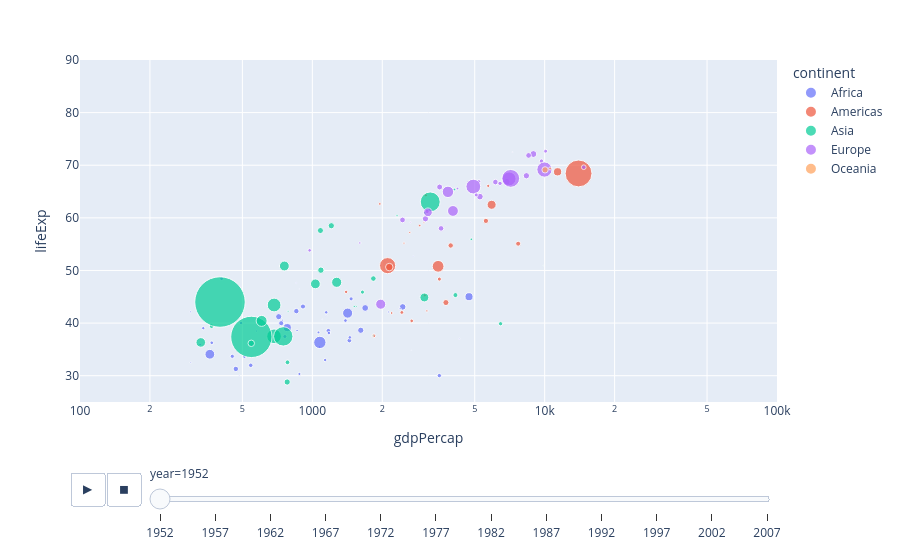

The notebook cell saved with this chart:
### Code cell
# Create animation/slider instead of facetting
fig = px.scatter(tidy_df, x="gdpPercap", y="lifeExp",
           size="pop", color="continent", 
           hover_name="country",
           animation_frame='year',
           log_x=True, size_max=55, range_x=[100,100000], range_y=[25,90])
fig.show()

### Figure 1 — Plotly figure (JSON) as saved in the notebook; plotly's stock layout.template omitted (floating-point values rounded to 4 significant figures)
{"data": [{"hovertemplate": "<b>%{hovertext}</b><br><br>continent=Africa<br>year=1952<br>gdpPercap=%{x}<br>lifeExp=%{y}<br>pop=%{marker.size}<extra></extra>", "hovertext": ["Algeria", "Angola", "Benin", "Botswana", "Burkina Faso", "Burundi", "Cameroon", "Central African Republic", "Chad", "Comoros", "Congo Dem. Rep.", "Congo Rep.", "Cote d'Ivoire", "Djibouti", "Egypt", "Equatorial Guinea", "Eritrea", "Ethiopia", "Gabon", "Gambia", "Ghana", "Guinea", "Guinea-Bissau", "Kenya", "Lesotho", "Liberia", "Libya", "Madagascar", "Malawi", "Mali", "Mauritania", "Mauritius", "Morocco", "Mozambique", "Namibia", "Niger", "Nigeria", "Reunion", "Rwanda", "Sao Tome and Principe", "Senegal", "Sierra Leone", "Somalia", "South Africa", "Sudan", "Swaziland", "Tanzania", "Togo", "Tunisia", "Uganda", "Zambia", "Zimbabwe"], "legendgroup": "Africa", "marker": {"color": "#636efa", "size": [9280000.0, 4232000.0, 1738000.0, 442300.0, 4470000.0, 2446000.0, 5009000.0, 1292000.0, 2682000.0, 153900.0, 14100000.0, 854900.0, 2977000.0, 63150.0, 22220000.0, 217000.0, 1439000.0, 20860000.0, 420700.0, 284300.0, 5581000.0, 2664000.0, 580700.0, 6464000.0, 748700.0, 863300.0, 1020000.0, 4763000.0, 2918000.0, 3838000.0, 1023000.0, 516600.0, 9939000.0, 6446000.0, 485800.0, 3379000.0, 33120000.0, 257700.0, 2535000.0, 60010.0, 2756000.0, 2143000.0, 2527000.0, 14260000.0, 8505000.0, 290200.0, 8323000.0, 1219000.0, 3648000.0, 5825000.0, 2672000.0, 3081000.0], "sizemode": "area", "sizeref": 435900.0, "symbol": "circle"}, "mode": "markers", "name": "Africa", "orientation": "v", "showlegend": true, "type": "scatter", "x": [2449.0, 3521.0, 1063.0, 851.2, 543.3, 339.3, 1173.0, 1071.0, 1179.0, 1103.0, 780.5, 2126.0, 1389.0, 2670.0, 1419.0, 375.6, 328.9, 362.1, 4293.0, 485.2, 911.3, 510.2, 299.9, 853.5, 298.8, 575.6, 2388.0, 1443.0, 369.2, 452.3, 743.1, 1968.0, 1688.0, 468.5, 2424.0, 761.9, 1077.0, 2719.0, 493.3, 879.6, 1450.0, 879.8, 1136.0, 4725.0, 1616.0, 1148.0, 716.7, 859.8, 1468.0, 734.8, 1147.0, 406.9], "xaxis": "x", "y": [43.08, 30.02, 38.22, 47.62, 31.98, 39.03, 38.52, 35.46, 38.09, 40.72, 39.14, 42.11, 40.48, 34.81, 41.89, 34.48, 35.93, 34.08, 37.0, 30.0, 43.15, 33.61, 32.5, 42.27, 42.14, 38.48, 42.72, 36.68, 36.26, 33.69, 40.54, 50.99, 42.87, 31.29, 41.73, 37.44, 36.32, 52.72, 40.0, 46.47, 37.28, 30.33, 32.98, 45.01, 38.63, 41.41, 41.22, 38.6, 44.6, 39.98, 42.04, 48.45], "yaxis": "y"}, {"hovertemplate": "<b>%{hovertext}</b><br><br>continent=Americas<br>year=1952<br>gdpPercap=%{x}<br>lifeExp=%{y}<br>pop=%{marker.size}<extra></extra>", "hovertext": ["Argentina", "Bolivia", "Brazil", "Canada", "Chile", "Colombia", "Costa Rica", "Cuba", "Dominican Republic", "Ecuador", "El Salvador", "Guatemala", "Haiti", "Honduras", "Jamaica", "Mexico", "Nicaragua", "Panama", "Paraguay", "Peru", "Puerto Rico", "Trinidad and Tobago", "United States", "Uruguay", "Venezuela"], "legendgroup": "Americas", "marker": {"color": "#EF553B", "size": [17880000.0, 2883000.0, 56600000.0, 14790000.0, 6378000.0, 12350000.0, 926300.0, 6008000.0, 2491000.0, 3549000.0, 2043000.0, 3146000.0, 3201000.0, 1517000.0, 1426000.0, 30140000.0, 1166000.0, 940100.0, 1556000.0, 8026000.0, 2227000.0, 662800.0, 157600000.0, 2253000.0, 5440000.0], "sizemode": "area", "sizeref": 435900.0, "symbol": "circle"}, "mode": "markers", "name": "Americas", "orientation": "v", "showlegend": true, "type": "scatter", "x": [5911.0, 2677.0, 2109.0, 11370.0, 3940.0, 2144.0, 2627.0, 5587.0, 1398.0, 3522.0, 3048.0, 2428.0, 1840.0, 2195.0, 2899.0, 3478.0, 3112.0, 2480.0, 1952.0, 3759.0, 3082.0, 3023.0, 13990.0, 5717.0, 7690.0], "xaxis": "x", "y": [62.48, 40.41, 50.92, 68.75, 54.74, 50.64, 57.21, 59.42, 45.93, 48.36, 45.26, 42.02, 37.58, 41.91, 58.53, 50.79, 42.31, 55.19, 62.65, 43.9, 64.28, 59.1, 68.44, 66.07, 55.09], "yaxis": "y"}, {"hovertemplate": "<b>%{hovertext}</b><br><br>continent=Asia<br>year=1952<br>gdpPercap=%{x}<br>lifeExp=%{y}<br>pop=%{marker.size}<extra></extra>", "hovertext": ["Afghanistan", "Bahrain", "Bangladesh", "Cambodia", "China", "Hong Kong China", "India", "Indonesia", "Iran", "Iraq", "Israel", "Japan", "Jordan", "Korea Dem. Rep.", "Korea Rep.", "Kuwait", "Lebanon", "Malaysia", "Mongolia", "Myanmar", "Nepal", "Oman", "Pakistan", "Philippines", "Saudi Arabia", "Singapore", "Sri Lanka", "Syria", "Taiwan", "Thailand", "Vietnam", "West Bank and Gaza", "Yemen Rep."], "legendgroup": "Asia", "marker": {"color": "#00cc96", "size": [8425000.0, 120400.0, 46890000.0, 4694000.0, 556300000.0, 2126000.0, 372000000.0, 82050000.0, 17270000.0, 5442000.0, 1621000.0, 86460000.0, 607900.0, 8865000.0, 20950000.0, 160000.0, 1440000.0, 6748000.0, 800700.0, 20090000.0, 9183000.0, 507800.0, 41350000.0, 22440000.0, 4006000.0, 1127000.0, 7982000.0, 3662000.0, 8550000.0, 21290000.0, 26250000.0, 1031000.0, 4964000.0], "sizemode": "area", "sizeref": 435900.0, "symbol": "circle"}, "mode": "markers", "name": "Asia", "orientation": "v", "showlegend": true, "type": "scatter", "x": [779.4, 9867.0, 684.2, 368.5, 400.4, 3054.0, 546.6, 749.7, 3035.0, 4130.0, 4087.0, 3217.0, 1547.0, 1088.0, 1031.0, 108400.0, 4835.0, 1831.0, 786.6, 331.0, 545.9, 1828.0, 684.6, 1273.0, 6460.0, 2315.0, 1084.0, 1643.0, 1207.0, 757.8, 605.1, 1516.0, 781.7], "xaxis": "x", "y": [28.8, 50.94, 37.48, 39.42, 44.0, 60.96, 37.37, 37.47, 44.87, 45.32, 65.39, 63.03, 43.16, 50.06, 47.45, 55.56, 55.93, 48.46, 42.24, 36.32, 36.16, 37.58, 43.44, 47.75, 39.88, 60.4, 57.59, 45.88, 58.5, 50.85, 40.41, 43.16, 32.55], "yaxis": "y"}, {"hovertemplate": "<b>%{hovertext}</b><br><br>continent=Europe<br>year=1952<br>gdpPercap=%{x}<br>lifeExp=%{y}<br>pop=%{marker.size}<extra></extra>", "hovertext": ["Albania", "Austria", "Belgium", "Bosnia and Herzegovina", "Bulgaria", "Croatia", "Czech Republic", "Denmark", "Finland", "France", "Germany", "Greece", "Hungary", "Iceland", "Ireland", "Italy", "Montenegro", "Netherlands", "Norway", "Poland", "Portugal", "Romania", "Serbia", "Slovak Republic", "Slovenia", "Spain", "Sweden", "Switzerland", "Turkey", "United Kingdom"], "legendgroup": "Europe", "marker": {"color": "#ab63fa", "size": [1283000.0, 6928000.0, 8730000.0, 2791000.0, 7275000.0, 3882000.0, 9125000.0, 4334000.0, 4090000.0, 42460000.0, 69150000.0, 7733000.0, 9504000.0, 148000.0, 2952000.0, 47670000.0, 413800.0, 10380000.0, 3328000.0, 25730000.0, 8526000.0, 16630000.0, 6860000.0, 3558000.0, 1490000.0, 28550000.0, 7125000.0, 4815000.0, 22240000.0, 50430000.0], "sizemode": "area", "sizeref": 435900.0, "symbol": "circle"}, "mode": "markers", "name": "Europe", "orientation": "v", "showlegend": true, "type": "scatter", "x": [1601.0, 6137.0, 8343.0, 973.5, 2444.0, 3119.0, 6876.0, 9692.0, 6425.0, 7030.0, 7144.0, 3531.0, 5264.0, 7268.0, 5210.0, 4931.0, 2648.0, 8942.0, 10100.0, 4029.0, 3068.0, 3145.0, 3581.0, 5075.0, 4215.0, 3834.0, 8528.0, 14730.0, 1969.0, 9980.0], "xaxis": "x", "y": [55.23, 66.8, 68.0, 53.82, 59.6, 61.21, 66.87, 70.78, 66.55, 67.41, 67.5, 65.86, 64.03, 72.49, 66.91, 65.94, 59.16, 72.13, 72.67, 61.31, 59.82, 61.05, 58.0, 64.36, 65.57, 64.94, 71.86, 69.62, 43.59, 69.18], "yaxis": "y"}, {"hovertemplate": "<b>%{hovertext}</b><br><br>continent=Oceania<br>year=1952<br>gdpPercap=%{x}<br>lifeExp=%{y}<br>pop=%{marker.size}<extra></extra>", "hovertext": ["Australia", "New Zealand"], "legendgroup": "Oceania", "marker": {"color": "#FFA15A", "size": [8691000.0, 1995000.0], "sizemode": "area", "sizeref": 435900.0, "symbol": "circle"}, "mode": "markers", "name": "Oceania", "orientation": "v", "showlegend": true, "type": "scatter", "x": [10040.0, 10560.0], "xaxis": "x", "y": [69.12, 69.39], "yaxis": "y"}], "layout": {"legend": {"itemsizing": "constant", "title": {"text": "continent"}, "tracegroupgap": 0}, "margin": {"t": 60}, "sliders": [{"active": 0, "currentvalue": {"prefix": "year="}, "len": 0.9, "pad": {"b": 10, "t": 60}, "steps": [{"args": [["1952"], {"frame": {"duration": 0, "redraw": false}, "fromcurrent": true, "mode": "immediate", "transition": {"duration": 0, "easing": "linear"}}], "label": "1952", "method": "animate"}, {"args": [["1957"], {"frame": {"duration": 0, "redraw": false}, "fromcurrent": true, "mode": "immediate", "transition": {"duration": 0, "easing": "linear"}}], "label": "1957", "method": "animate"}, {"args": [["1962"], {"frame": {"duration": 0, "redraw": false}, "fromcurrent": true, "mode": "immediate", "transition": {"duration": 0, "easing": "linear"}}], "label": "1962", "method": "animate"}, {"args": [["1967"], {"frame": {"duration": 0, "redraw": false}, "fromcurrent": true, "mode": "immediate", "transition": {"duration": 0, "easing": "linear"}}], "label": "1967", "method": "animate"}, {"args": [["1972"], {"frame": {"duration": 0, "redraw": false}, "fromcurrent": true, "mode": "immediate", "transition": {"duration": 0, "easing": "linear"}}], "label": "1972", "method": "animate"}, {"args": [["1977"], {"frame": {"duration": 0, "redraw": false}, "fromcurrent": true, "mode": "immediate", "transition": {"duration": 0, "easing": "linear"}}], "label": "1977", "method": "animate"}, {"args": [["1982"], {"frame": {"duration": 0, "redraw": false}, "fromcurrent": true, "mode": "immediate", "transition": {"duration": 0, "easing": "linear"}}], "label": "1982", "method": "animate"}, {"args": [["1987"], {"frame": {"duration": 0, "redraw": false}, "fromcurrent": true, "mode": "immediate", "transition": {"duration": 0, "easing": "linear"}}], "label": "1987", "method": "animate"}, {"args": [["1992"], {"frame": {"duration": 0, "redraw": false}, "fromcurrent": true, "mode": "immediate", "transition": {"duration": 0, "easing": "linear"}}], "label": "1992", "method": "animate"}, {"args": [["1997"], {"frame": {"duration": 0, "redraw": false}, "fromcurrent": true, "mode": "immediate", "transition": {"duration": 0, "easing": "linear"}}], "label": "1997", "method": "animate"}, {"args": [["2002"], {"frame": {"duration": 0, "redraw": false}, "fromcurrent": true, "mode": "immediate", "transition": {"duration": 0, "easing": "linear"}}], "label": "2002", "method": "animate"}, {"args": [["2007"], {"frame": {"duration": 0, "redraw": false}, "fromcurrent": true, "mode": "immediate", "transition": {"duration": 0, "easing": "linear"}}], "label": "2007", "method": "animate"}], "x": 0.1, "xanchor": "left", "y": 0, "yanchor": "top"}], "updatemenus": [{"buttons": [{"args": [null, {"frame": {"duration": 500, "redraw": false}, "fromcurrent": true, "mode": "immediate", "transition": {"duration": 500, "easing": "linear"}}], "label": "&#9654;", "method": "animate"}, {"args": [[null], {"frame": {"duration": 0, "redraw": false}, "fromcurrent": true, "mode": "immediate", "transition": {"duration": 0, "easing": "linear"}}], "label": "&#9724;", "method": "animate"}], "direction": "left", "pad": {"r": 10, "t": 70}, "showactive": false, "type": "buttons", "x": 0.1, "xanchor": "right", "y": 0, "yanchor": "top"}], "xaxis": {"anchor": "y", "domain": [0, 1], "range": [2, 5], "title": {"text": "gdpPercap"}, "type": "log"}, "yaxis": {"anchor": "x", "domain": [0, 1], "range": [25, 90], "title": {"text": "lifeExp"}}}}
